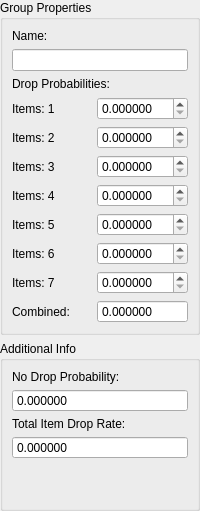
           <widget class="QFrame" name="groupInfoFrame">
            <property name="minimumSize">
             <size>
              <width>0</width>
              <height>0</height>
             </size>
            </property>
            <layout class="QGridLayout" name="gridLayout_12">
             <property name="leftMargin">
              <number>0</number>
             </property>
             <property name="topMargin">
              <number>0</number>
             </property>
             <property name="rightMargin">
              <number>0</number>
             </property>
             <property name="bottomMargin">
              <number>0</number>
             </property>
             <property name="horizontalSpacing">
              <number>3</number>
             </property>
             <item row="0" column="0">
              <widget class="QGroupBox" name="propertiesBox">
               <property name="sizePolicy">
                <sizepolicy hsizetype="Preferred" vsizetype="Minimum">
                 <horstretch>0</horstretch>
                 <verstretch>0</verstretch>
                </sizepolicy>
               </property>
               <property name="minimumSize">
                <size>
                 <width>0</width>
                 <height>0</height>
                </size>
               </property>
               <property name="maximumSize">
                <size>
                 <width>16777215</width>
                 <height>16777215</height>
                </size>
               </property>
               <property name="title">
                <string>Group Properties</string>
               </property>
               <layout class="QGridLayout" name="gridLayout">
                <item row="17" column="0">
                 <widget class="QLabel" name="dropProbability4Label">
                  <property name="text">
                   <string>Items: 4</string>
                  </property>
                 </widget>
                </item>
                <item row="14" column="1">
                 <widget class="QDoubleSpinBox" name="probability1DoubleSpinBox">
                  <property name="sizePolicy">
                   <sizepolicy hsizetype="Minimum" vsizetype="Fixed">
                    <horstretch>0</horstretch>
                    <verstretch>0</verstretch>
                   </sizepolicy>
                  </property>
                  <property name="minimumSize">
                   <size>
                    <width>0</width>
                    <height>18</height>
                   </size>
                  </property>
                  <property name="decimals">
                   <number>6</number>
                  </property>
                  <property name="maximum">
                   <double>100.000000000000000</double>
                  </property>
                  <property name="singleStep">
                   <double>0.010000000000000</double>
                  </property>
                 </widget>
                </item>
                <item row="14" column="0">
                 <widget class="QLabel" name="dropProbability1Label">
                  <property name="sizePolicy">
                   <sizepolicy hsizetype="Preferred" vsizetype="Preferred">
                    <horstretch>0</horstretch>
                    <verstretch>0</verstretch>
                   </sizepolicy>
                  </property>
                  <property name="text">
                   <string>Items: 1</string>
                  </property>
                 </widget>
                </item>
                <item row="16" column="0">
                 <widget class="QLabel" name="dropProbability3Label">
                  <property name="text">
                   <string>Items: 3</string>
                  </property>
                 </widget>
                </item>
                <item row="18" column="0">
                 <widget class="QLabel" name="dropProbability5Label">
                  <property name="text">
                   <string>Items: 5</string>
                  </property>
                 </widget>
                </item>
                <item row="15" column="0">
                 <widget class="QLabel" name="dropProbability2Label">
                  <property name="text">
                   <string>Items: 2</string>
                  </property>
                 </widget>
                </item>
                <item row="20" column="1">
                 <widget class="QDoubleSpinBox" name="probability7DoubleSpinBox">
                  <property name="decimals">
                   <number>6</number>
                  </property>
                  <property name="maximum">
                   <double>100.000000000000000</double>
                  </property>
                  <property name="singleStep">
                   <double>0.010000000000000</double>
                  </property>
                 </widget>
                </item>
                <item row="18" column="1">
                 <widget class="QDoubleSpinBox" name="probability5DoubleSpinBox">
                  <property name="decimals">
                   <number>6</number>
                  </property>
                  <property name="maximum">
                   <double>100.000000000000000</double>
                  </property>
                  <property name="singleStep">
                   <double>0.010000000000000</double>
                  </property>
                 </widget>
                </item>
                <item row="19" column="1">
                 <widget class="QDoubleSpinBox" name="probability6DoubleSpinBox">
                  <property name="decimals">
                   <number>6</number>
                  </property>
                  <property name="maximum">
                   <double>100.000000000000000</double>
                  </property>
                  <property name="singleStep">
                   <double>0.010000000000000</double>
                  </property>
                 </widget>
                </item>
                <item row="17" column="1">
                 <widget class="QDoubleSpinBox" name="probability4DoubleSpinBox">
                  <property name="decimals">
                   <number>6</number>
                  </property>
                  <property name="maximum">
                   <double>100.000000000000000</double>
                  </property>
                  <property name="singleStep">
                   <double>0.010000000000000</double>
                  </property>
                 </widget>
                </item>
                <item row="16" column="1">
                 <widget class="QDoubleSpinBox" name="probability3DoubleSpinBox">
                  <property name="decimals">
                   <number>6</number>
                  </property>
                  <property name="maximum">
                   <double>100.000000000000000</double>
                  </property>
                  <property name="singleStep">
                   <double>0.010000000000000</double>
                  </property>
                 </widget>
                </item>
                <item row="15" column="1">
                 <widget class="QDoubleSpinBox" name="probability2DoubleSpinBox">
                  <property name="decimals">
                   <number>6</number>
                  </property>
                  <property name="maximum">
                   <double>100.000000000000000</double>
                  </property>
                  <property name="singleStep">
                   <double>0.010000000000000</double>
                  </property>
                 </widget>
                </item>
                <item row="19" column="0">
                 <widget class="QLabel" name="dropProbability6Label">
                  <property name="text">
                   <string>Items: 6</string>
                  </property>
                 </widget>
                </item>
                <item row="20" column="0">
                 <widget class="QLabel" name="dropProbability7Label">
                  <property name="text">
                   <string>Items: 7</string>
                  </property>
                 </widget>
                </item>
                <item row="1" column="0">
                 <widget class="QLabel" name="nameLabel">
                  <property name="text">
                   <string>Name:</string>
                  </property>
                 </widget>
                </item>
                <item row="4" column="0" colspan="2">
                 <widget class="QLineEdit" name="listNameLineEdit">
                  <property name="minimumSize">
                   <size>
                    <width>0</width>
                    <height>0</height>
                   </size>
                  </property>
                  <property name="maximumSize">
                   <size>
                    <width>16777215</width>
                    <height>16777215</height>
                   </size>
                  </property>
                  <property name="baseSize">
                   <size>
                    <width>0</width>
                    <height>0</height>
                   </size>
                  </property>
                  <property name="maxLength">
                   <number>128</number>
                  </property>
                 </widget>
                </item>
                <item row="21" column="1">
                 <widget class="QDoubleSpinBox" name="combinedDropDoubleSpinBox">
                  <property name="readOnly">
                   <bool>true</bool>
                  </property>
                  <property name="buttonSymbols">
                   <enum>QAbstractSpinBox::NoButtons</enum>
                  </property>
                  <property name="decimals">
                   <number>6</number>
                  </property>
                  <property name="minimum">
                   <double>0.000000000000000</double>
                  </property>
                  <property name="maximum">
                   <double>1000.000000000000000</double>
                  </property>
                 </widget>
                </item>
                <item row="21" column="0">
                 <widget class="QLabel" name="combinedDropLabel">
                  <property name="text">
                   <string>Combined:</string>
                  </property>
                 </widget>
                </item>
                <item row="5" column="0" colspan="2">
                 <widget class="QLabel" name="label">
                  <property name="sizePolicy">
                   <sizepolicy hsizetype="Minimum" vsizetype="Preferred">
                    <horstretch>0</horstretch>
                    <verstretch>0</verstretch>
                   </sizepolicy>
                  </property>
                  <property name="text">
                   <string>Drop Probabilities:</string>
                  </property>
                 </widget>
                </item>
               </layout>
              </widget>
             </item>
             <item row="1" column="0">
              <widget class="QGroupBox" name="infoBox">
               <property name="enabled">
                <bool>true</bool>
               </property>
               <property name="minimumSize">
                <size>
                 <width>0</width>
                 <height>0</height>
                </size>
               </property>
               <property name="maximumSize">
                <size>
                 <width>16777215</width>
                 <height>16777215</height>
                </size>
               </property>
               <property name="title">
                <string>Additional Info</string>
               </property>
               <layout class="QGridLayout" name="gridLayout_2">
                <property name="leftMargin">
                 <number>9</number>
                </property>
                <property name="topMargin">
                 <number>9</number>
                </property>
                <property name="rightMargin">
                 <number>9</number>
                </property>
                <property name="bottomMargin">
                 <number>9</number>
                </property>
                <property name="verticalSpacing">
                 <number>5</number>
                </property>
                <item row="1" column="0">
                 <widget class="QDoubleSpinBox" name="probNotDoubleSpinBox">
                  <property name="enabled">
                   <bool>true</bool>
                  </property>
                  <property name="minimumSize">
                   <size>
                    <width>0</width>
                    <height>18</height>
                   </size>
                  </property>
                  <property name="readOnly">
                   <bool>true</bool>
                  </property>
                  <property name="buttonSymbols">
                   <enum>QAbstractSpinBox::NoButtons</enum>
                  </property>
                  <property name="decimals">
                   <number>6</number>
                  </property>
                  <property name="minimum">
                   <double>-1000.000000000000000</double>
                  </property>
                  <property name="maximum">
                   <double>1000.000000000000000</double>
                  </property>
                  <property name="singleStep">
                   <double>0.010000000000000</double>
                  </property>
                 </widget>
                </item>
                <item row="2" column="0">
                 <widget class="QLabel" name="totalDropLabel">
                  <property name="minimumSize">
                   <size>
                    <width>0</width>
                    <height>12</height>
                   </size>
                  </property>
                  <property name="maximumSize">
                   <size>
                    <width>16777215</width>
                    <height>15</height>
                   </size>
                  </property>
                  <property name="text">
                   <string>Total Item Drop Rate:</string>
                  </property>
                  <property name="alignment">
                   <set>Qt::AlignLeading|Qt::AlignLeft|Qt::AlignTop</set>
                  </property>
                 </widget>
                </item>
                <item row="3" column="0">
                 <widget class="QDoubleSpinBox" name="totalDropDoubleSpinBox">
                  <property name="enabled">
                   <bool>true</bool>
                  </property>
                  <property name="minimumSize">
                   <size>
                    <width>0</width>
                    <height>18</height>
                   </size>
                  </property>
                  <property name="readOnly">
                   <bool>true</bool>
                  </property>
                  <property name="buttonSymbols">
                   <enum>QAbstractSpinBox::NoButtons</enum>
                  </property>
                  <property name="decimals">
                   <number>6</number>
                  </property>
                  <property name="maximum">
                   <double>1000.000000000000000</double>
                  </property>
                  <property name="singleStep">
                   <double>0.010000000000000</double>
                  </property>
                 </widget>
                </item>
                <item row="0" column="0">
                 <widget class="QLabel" name="probNotLabel">
                  <property name="maximumSize">
                   <size>
                    <width>16777215</width>
                    <height>15</height>
                   </size>
                  </property>
                  <property name="text">
                   <string>No Drop Probability:</string>
                  </property>
                  <property name="alignment">
                   <set>Qt::AlignLeading|Qt::AlignLeft|Qt::AlignTop</set>
                  </property>
                 </widget>
                </item>
                <item row="4" column="0">
                 <spacer name="verticalSpacer">
                  <property name="orientation">
                   <enum>Qt::Vertical</enum>
                  </property>
                  <property name="sizeHint" stdset="0">
                   <size>
                    <width>20</width>
                    <height>40</height>
                   </size>
                  </property>
                 </spacer>
                </item>
               </layout>
              </widget>
             </item>
            </layout>
           </widget>
